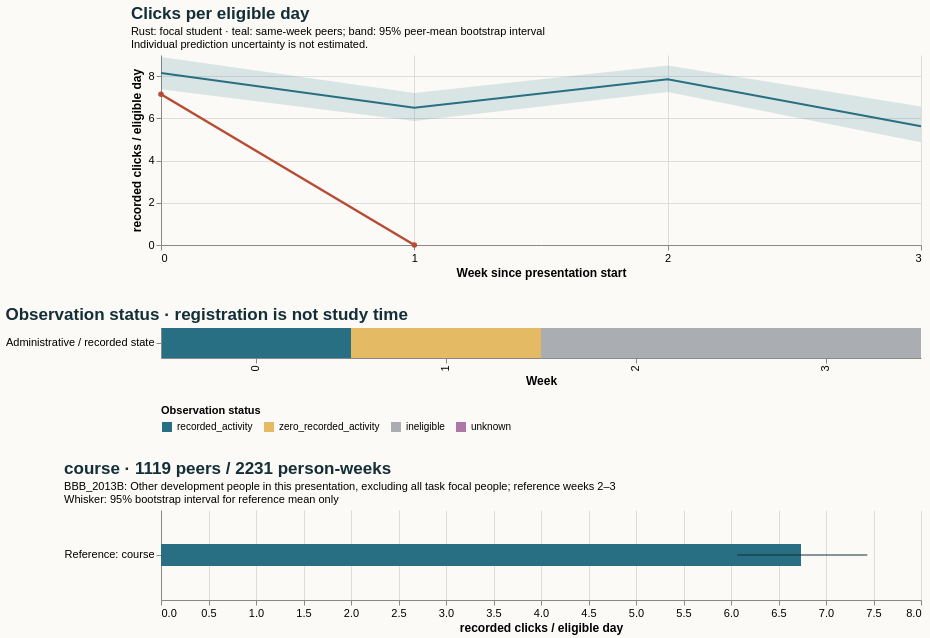

Describe this chart as a Vega-Lite specification.
### Vega-Lite specification from a JSON file in a GitHub repository (floating-point values rounded to 4 significant figures)
{"$schema": "https://vega.github.io/schema/vega-lite/v5.20.1.json", "config": {"axis": {"labelFontSize": 11, "titleFontSize": 12}, "background": "#fbfaf7", "font": "sans-serif", "title": {"anchor": "start", "color": "#142e38", "fontSize": 17, "subtitleFontSize": 11}, "view": {"continuousHeight": 300, "continuousWidth": 300, "stroke": null}}, "datasets": {"data-2368dafdc7fb7289c3a60be64ab40896": [{"end_day": 6, "focal_value": 7.143, "peer_ci_high": 8.909, "peer_ci_low": 7.374, "peer_mean": 8.148, "peer_observations": 1143, "peer_people": 1143, "reference": "course", "unit": "recorded clicks / eligible day", "week": 0}, {"end_day": 13, "focal_value": 0.0, "peer_ci_high": 7.203, "peer_ci_low": 5.874, "peer_mean": 6.502, "peer_observations": 1136, "peer_people": 1136, "reference": "course", "unit": "recorded clicks / eligible day", "week": 1}, {"end_day": 20, "focal_value": null, "peer_ci_high": 8.503, "peer_ci_low": 7.249, "peer_mean": 7.845, "peer_observations": 1119, "peer_people": 1119, "reference": "course", "unit": "recorded clicks / eligible day", "week": 2}, {"end_day": 27, "focal_value": null, "peer_ci_high": 6.564, "peer_ci_low": 4.866, "peer_mean": 5.621, "peer_observations": 1112, "peer_people": 1112, "reference": "course", "unit": "recorded clicks / eligible day", "week": 3}], "data-aba8da58c325896292a6fe913e5b594a": [{"eligible_days": 7.0, "end_day": 6, "logging_completeness": "unknown", "observation_status": "recorded_activity", "row": "Administrative / recorded state", "score_status": "withheld_release_time_unknown", "start_day": 0, "value": 7.143, "week": 0}, {"eligible_days": 4.0, "end_day": 13, "logging_completeness": "unknown", "observation_status": "zero_recorded_activity", "row": "Administrative / recorded state", "score_status": "withheld_release_time_unknown", "start_day": 7, "value": 0.0, "week": 1}, {"eligible_days": 0.0, "end_day": 20, "logging_completeness": "unknown", "observation_status": "ineligible", "row": "Administrative / recorded state", "score_status": "withheld_release_time_unknown", "start_day": 14, "value": null, "week": 2}, {"eligible_days": 0.0, "end_day": 27, "logging_completeness": "unknown", "observation_status": "ineligible", "row": "Administrative / recorded state", "score_status": "withheld_release_time_unknown", "start_day": 21, "value": null, "week": 3}], "data-ee27a55e3421a9c5314244d9a836f23b": [{"hi": null, "lo": null, "series": "Focal: weeks 2–3", "value": null}, {"hi": 7.434, "lo": 6.065, "series": "Reference: course", "value": 6.737}]}, "resolve": {"scale": {"color": "independent"}}, "spacing": 28, "vconcat": [{"data": {"name": "data-2368dafdc7fb7289c3a60be64ab40896"}, "height": 190, "layer": [{"encoding": {"x": {"axis": {"tickMinStep": 1}, "field": "week", "title": "Week since presentation start", "type": "quantitative"}, "y": {"field": "peer_ci_low", "scale": {"zero": true}, "title": "recorded clicks / eligible day", "type": "quantitative"}, "y2": {"field": "peer_ci_high"}}, "mark": {"color": "#286f83", "opacity": 0.16, "type": "area"}}, {"encoding": {"tooltip": [{"field": "week", "type": "quantitative"}, {"field": "peer_mean", "type": "quantitative"}, {"field": "peer_people", "type": "quantitative"}, {"field": "peer_observations", "type": "quantitative"}], "x": {"field": "week", "type": "quantitative"}, "y": {"field": "peer_mean", "type": "quantitative"}}, "mark": {"color": "#286f83", "strokeWidth": 2, "type": "line"}}, {"encoding": {"tooltip": [{"field": "week", "type": "quantitative"}, {"field": "focal_value", "type": "quantitative"}], "x": {"field": "week", "type": "quantitative"}, "y": {"field": "focal_value", "type": "quantitative"}}, "mark": {"color": "#b64c35", "point": {"color": "#b64c35"}, "strokeWidth": 2.5, "type": "line"}}], "title": {"subtitle": ["Rust: focal student · teal: same-week peers; band: 95% peer-mean bootstrap interval", "Individual prediction uncertainty is not estimated."], "text": "Clicks per eligible day"}, "width": 760}, {"data": {"name": "data-aba8da58c325896292a6fe913e5b594a"}, "encoding": {"color": {"field": "observation_status", "legend": {"labelLimit": 260, "orient": "bottom"}, "scale": {"domain": ["recorded_activity", "zero_recorded_activity", "ineligible", "unknown"], "range": ["#286f83", "#e4bb64", "#aaaeb3", "#ac78a5"]}, "title": "Observation status", "type": "nominal"}, "tooltip": [{"field": "week", "type": "quantitative"}, {"field": "eligible_days", "type": "quantitative"}, {"field": "observation_status", "type": "nominal"}, {"field": "logging_completeness", "type": "nominal"}], "x": {"field": "week", "title": "Week", "type": "ordinal"}, "y": {"field": "row", "title": null, "type": "nominal"}}, "height": 30, "mark": {"type": "rect"}, "title": "Observation status · registration is not study time", "width": 760}, {"data": {"name": "data-ee27a55e3421a9c5314244d9a836f23b"}, "height": 90, "layer": [{"encoding": {"x": {"field": "value", "scale": {"domain": [0, 7.806], "zero": true}, "title": "recorded clicks / eligible day", "type": "quantitative"}, "y": {"field": "series", "sort": null, "title": null, "type": "nominal"}}, "mark": {"color": "#286f83", "size": 22, "type": "bar"}}, {"encoding": {"x": {"field": "lo", "type": "quantitative"}, "x2": {"field": "hi"}, "y": {"field": "series", "sort": null, "title": null, "type": "nominal"}}, "mark": {"color": "#142e38", "type": "rule"}}], "title": {"subtitle": ["BBB_2013B: Other development people in this presentation, excluding all task focal people; reference weeks 2–3", "Whisker: 95% bootstrap interval for reference mean only"], "text": "course · 1119 peers / 2231 person-weeks"}, "width": 760}]}
